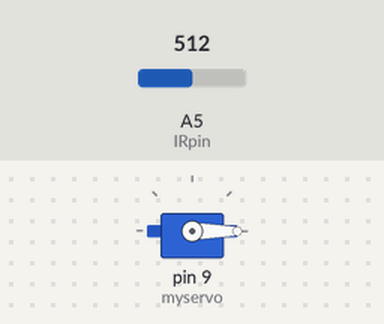
Simulated run of this sketch. Board: Arduino Uno, built with avr-gcc and run on an emulated ATmega328P. On the bench: servo. Inputs (shaded band) come from the test bench; at power-on: A5 (IRpin) = 512.

Above: at 0.1 s.
At 1.48 s:
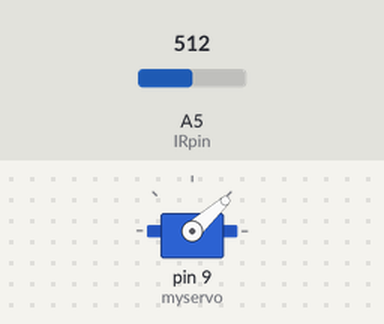
1.5 s: A5 (IRpin) set to 50
At 2.98 s:
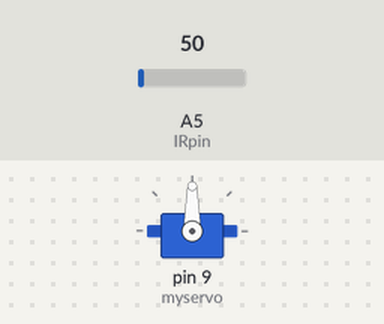
Timing chart, 0 to 13.5 s (numbered marks = the images above; inputs shaded):
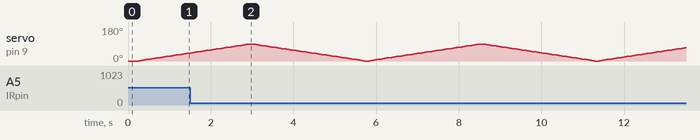

The sketch:

IR_Servo_Calibraion.ino
```cpp
// this code expects a servo on pin digital 9, with an IR sensor straped to it on pin analog
//
//first it will take a very slow scan as a base line of what it should see
//then it will take a scan at the TEST_DELAY speed (in microseconds)
//any distortions caused by a fast TEST_DELAY can then be visible, and hence calculated for


#include <Servo.h>
Servo myservo;
int i=0, pos = 0, edge = 0, oldValue, newValue, difference, lastMove, array[181], array2[181], IRpin = 5, Spos=90;
float a, b, y, volts, distance, movingAvg;
int TEST_DELAY = 60; // set the ms delay to test here
int degs = 2;
const int max_tests = 5;

int tests = max_tests;

void setup()
{
  Serial.begin(9600);
  myservo.attach(9);  // attaches the servo on pin 9 to the servo object
  myservo.write(0);
  delay(200);
}

void loop()
{/*
  Serial.println("Actual values:");
  for (int i=0; i<=180; i++)
  scan(i, 250);
  printValue();
  for (int i=180; i>=0; i--)
  scan(i, 250);
  printValue();
 */
 // Serial.println("values:");

  for (int i=0; i<=90; i+=degs)
  scan(i, TEST_DELAY);
  printValue();
  b=a;
  /*
    for (i=0; i<=180; i++)
  {Serial.print(array[i]);
Serial.print(", ");}
Serial.println();*/
  for (int i=90; i>=0; i-=degs)
  scan(i, TEST_DELAY);
  printValue();
  y=(b-a)/2;
  movingAvg=(movingAvg*(max_tests-1)+y)/max_tests;
 /* Serial.println(movingAvg);
    for (i=0; i<=180; i++)
  {Serial.print(array[i]);
Serial.print(", ");}
Serial.println();
 */
tests--;
if (tests<1)
{
  Serial.print("delay:");
  Serial.print(TEST_DELAY);
  Serial.print(", accuracy:");
  Serial.print(degs);
  Serial.print(" , smear:");
  Serial.print(movingAvg);
  Serial.println(" degrees");
  tests = max_tests;
  TEST_DELAY++;
  if (TEST_DELAY>60)
  {
   degs++;
   TEST_DELAY = 1;

  }
}
}


void scan(int pos, int Delay)
{
    myservo.write(pos);
    delay(Delay);
    volts = analogRead(IRpin)*0.0048828125;   // value from sensor * (5/1024) - if running 3.3.volts then change 5 to 3.3
    array[pos/degs]= constrain(65 * pow(volts, -1.10), 0, 300);
    return;
}
void printValue()
{ int x =0;
  for (i=0; i<=180; i++)
  {
    if (array[i]>100 && x == 0)
    {
    //Serial.print(i);
    a=i;
    //Serial.print(", ");
    x=1;
    }
  }
  //Serial.println();
  return;
}
```
